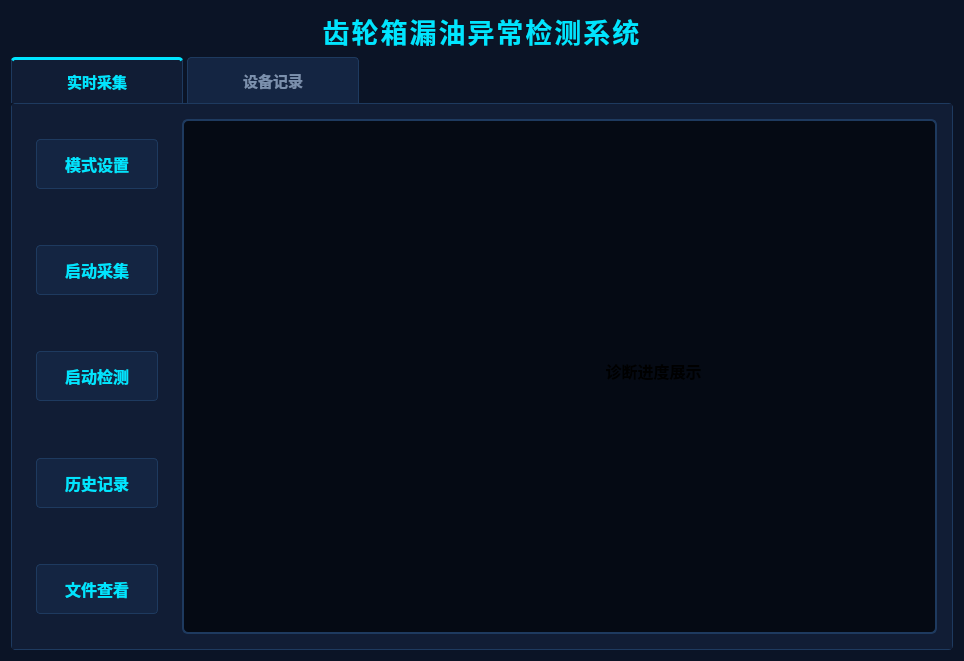
<?xml version="1.0" encoding="UTF-8"?>
<ui version="4.0">
 <class>D_window</class>
 <widget class="QDialog" name="D_window">
  <property name="geometry">
   <rect>
    <x>0</x>
    <y>0</y>
    <width>964</width>
    <height>661</height>
   </rect>
  </property>
  <property name="windowTitle">
   <string>Dialog</string>
  </property>
  <property name="styleSheet">
   <string notr="true">
/* ================= 全局基础样式 ================= */
QWidget#D_window { background-color: #0b1426; }

QLabel#label_title {
    color: #00e5ff;
    background-color: transparent;
    letter-spacing: 2px;
}

/* ================= 选项卡样式 ================= */
QTabWidget::pane {
    border: 1px solid #1e3a5f;
    background-color: #111d35;
    border-radius: 4px;
}

QTabBar::tab {
    background: #142542;
    color: #7b90ad;
    padding: 10px 25px;
    margin-right: 4px;
    border: 1px solid #1e3a5f;
    border-bottom: none;
    border-top-left-radius: 4px;
    border-top-right-radius: 4px;
    min-width: 120px;
    font-size: 11pt; /* 调整后的字体大小 */
    font-weight: bold;
}

QTabBar::tab:selected {
    background: #111d35;
    color: #00e5ff;
    border-top: 3px solid #00e5ff;
}

QTabBar::tab:hover:!selected {
    background: #1a3359;
    color: #ffffff;
}

QWidget#tab_realtime, QWidget#tab_records, QWidget#tab_diagnosis {
    background-color: #111d35;
}

/* ================= 左侧功能按钮样式 ================= */
QPushButton {
    background-color: #142542;
    color: #00e5ff;
    border: 1px solid #1e3a5f;
    border-radius: 4px;
    padding: 12px;
    font-family: &quot;Microsoft YaHei&quot;;
    font-size: 16px;
    font-weight: bold;
}

QPushButton:hover { background-color: #1a3359; border: 1px solid #00e5ff; }
QPushButton:pressed { background-color: #00e5ff; color: #0b1426; }

/* ================= 右侧显示大屏样式 (仅保留前两页的) ================= */
QFrame#frame_display_5, QFrame#frame_display_records {
    background-color: #050a14;
    border: 2px solid #1e3a5f;
    border-radius: 6px;
}

/* ================= 第三页：智能诊断专项样式 ================= */
/* 大圆盘底座 */
QFrame#frame_dial {
    background-color: #050a14;
    border: 4px solid #1e3a5f;
    border-radius: 80px; /* 宽度160的一半，形成完美的圆 */
}

/* 状态小显示屏 (窄矩形) */
QLabel#label_diag_status {
    background-color: #050a14;
    border: 2px solid #1e3a5f;
    border-radius: 4px;
    color: #3b5070; /* 暗暗的初始颜色 */
}
   </string>
  </property>
  <layout class="QVBoxLayout" name="verticalLayout">
   <item>
    <widget class="QLabel" name="label_title">
     <property name="font">
      <font>
       <family>华文仿宋</family>
       <pointsize>20</pointsize>
       <weight>75</weight>
       <italic>false</italic>
       <bold>true</bold>
      </font>
     </property>
     <property name="styleSheet">
      <string notr="true">font: bold 20pt &quot;华文仿宋&quot;;</string>
     </property>
     <property name="text">
      <string>齿轮箱漏油异常检测系统</string>
     </property>
     <property name="alignment">
      <set>Qt::AlignCenter</set>
     </property>
    </widget>
   </item>
   <item>
    <widget class="QTabWidget" name="D_window3">
     <property name="font">
      <font>
       <family>华文仿宋</family>
       <pointsize>12</pointsize>
       <weight>75</weight>
       <italic>false</italic>
       <bold>true</bold>
      </font>
     </property>
     <property name="styleSheet">
      <string notr="true">font: bold 12pt &quot;华文仿宋&quot;;</string>
     </property>
     <property name="currentIndex">
      <number>0</number>
     </property>
     <widget class="QWidget" name="tab_realtime">
      <attribute name="title">
       <string>实时采集</string>
      </attribute>
      <layout class="QHBoxLayout" name="horizontalLayout_realtime_5">
       <property name="spacing">
        <number>15</number>
       </property>
       <property name="leftMargin">
        <number>15</number>
       </property>
       <property name="topMargin">
        <number>15</number>
       </property>
       <property name="rightMargin">
        <number>15</number>
       </property>
       <property name="bottomMargin">
        <number>15</number>
       </property>
       <item>
        <widget class="QFrame" name="frame_buttons">
         <property name="minimumSize">
          <size>
           <width>140</width>
           <height>0</height>
          </size>
         </property>
         <property name="maximumSize">
          <size>
           <width>140</width>
           <height>16777215</height>
          </size>
         </property>
         <layout class="QVBoxLayout" name="verticalLayout_buttons_5">
          <property name="spacing">
           <number>20</number>
          </property>
          <property name="topMargin">
           <number>20</number>
          </property>
          <property name="bottomMargin">
           <number>20</number>
          </property>
          <item>
           <widget class="QPushButton" name="CJ_D1">
            <property name="styleSheet">
             <string notr="true">/* ========================================= */
/* 当按钮被选中时（高亮状态） */
/* ========================================= */
QPushButton:checked {
    background-color: #00e5ff; /* 亮青色底色 */
    color: #050a14;            /* 深色文字，对比更明显 */
    border: 2px solid #00e5ff; /* 边框也变成亮青色 */
    font-weight: bold;         /* 字体加粗 */
}</string>
            </property>
            <property name="text">
             <string>模式设置</string>
            </property>
            <property name="checkable">
             <bool>true</bool>
            </property>
            <property name="autoExclusive">
             <bool>true</bool>
            </property>
           </widget>
          </item>
          <item>
           <spacer name="verticalSpacer_17">
            <property name="orientation">
             <enum>Qt::Vertical</enum>
            </property>
            <property name="sizeHint" stdset="0">
             <size>
              <width>20</width>
              <height>40</height>
             </size>
            </property>
           </spacer>
          </item>
          <item>
           <widget class="QPushButton" name="CJ_D2">
            <property name="styleSheet">
             <string notr="true">QPushButton:checked {
    background-color: #00e5ff; 
    color: #050a14;            
    border: 2px solid #00e5ff; 
    font-weight: bold;         
}</string>
            </property>
            <property name="text">
             <string>启动采集</string>
            </property>
            <property name="checkable">
             <bool>true</bool>
            </property>
            <property name="autoExclusive">
             <bool>true</bool>
            </property>
           </widget>
          </item>
          <item>
           <spacer name="verticalSpacer_18">
            <property name="orientation">
             <enum>Qt::Vertical</enum>
            </property>
            <property name="sizeHint" stdset="0">
             <size>
              <width>20</width>
              <height>40</height>
             </size>
            </property>
           </spacer>
          </item>
          <item>
           <widget class="QPushButton" name="CJ_D5">
            <property name="styleSheet">
             <string notr="true">QPushButton:checked {
    background-color: #00e5ff; 
    color: #050a14;            
    border: 2px solid #00e5ff; 
    font-weight: bold;         
}</string>
            </property>
            <property name="text">
             <string>启动检测</string>
            </property>
            <property name="checkable">
             <bool>true</bool>
            </property>
            <property name="autoExclusive">
             <bool>true</bool>
            </property>
           </widget>
          </item>
          <item>
           <spacer name="verticalSpacer_19">
            <property name="orientation">
             <enum>Qt::Vertical</enum>
            </property>
            <property name="sizeHint" stdset="0">
             <size>
              <width>20</width>
              <height>40</height>
             </size>
            </property>
           </spacer>
          </item>
          <item>
           <widget class="QPushButton" name="CJ_D3">
            <property name="styleSheet">
             <string notr="true">QPushButton:checked {
    background-color: #00e5ff; 
    color: #050a14;            
    border: 2px solid #00e5ff; 
    font-weight: bold;         
}</string>
            </property>
            <property name="text">
             <string>历史记录</string>
            </property>
            <property name="checkable">
             <bool>true</bool>
            </property>
            <property name="autoExclusive">
             <bool>true</bool>
            </property>
           </widget>
          </item>
          <item>
           <spacer name="verticalSpacer_20">
            <property name="orientation">
             <enum>Qt::Vertical</enum>
            </property>
            <property name="sizeHint" stdset="0">
             <size>
              <width>20</width>
              <height>40</height>
             </size>
            </property>
           </spacer>
          </item>
          <item>
           <widget class="QPushButton" name="CJ_D4">
            <property name="styleSheet">
             <string notr="true">QPushButton:checked {
    background-color: #00e5ff; 
    color: #050a14;            
    border: 2px solid #00e5ff; 
    font-weight: bold;         
}</string>
            </property>
            <property name="text">
             <string>文件查看</string>
            </property>
            <property name="checkable">
             <bool>true</bool>
            </property>
            <property name="autoExclusive">
             <bool>true</bool>
            </property>
           </widget>
          </item>
         </layout>
        </widget>
       </item>
       <item>
        <widget class="QFrame" name="frame_display_5">
         <property name="frameShape">
          <enum>QFrame::StyledPanel</enum>
         </property>
         <layout class="QVBoxLayout" name="verticalLayout_display_5">
          <item>
           <widget class="QCustomPlot" name="SJ_screen" native="true">
            <widget class="QWidget" name="layoutWidget_5">
             <property name="geometry">
              <rect>
               <x>30</x>
               <y>160</y>
               <width>661</width>
               <height>162</height>
              </rect>
             </property>
             <layout class="QHBoxLayout" name="horizontalLayout_diag_top_7">
              <property name="spacing">
               <number>40</number>
              </property>
              <item>
               <widget class="QFrame" name="frame_dial_d">
                <property name="minimumSize">
                 <size>
                  <width>160</width>
                  <height>160</height>
                 </size>
                </property>
                <property name="maximumSize">
                 <size>
                  <width>160</width>
                  <height>160</height>
                 </size>
                </property>
               </widget>
              </item>
              <item>
               <widget class="QLabel" name="label_diag_status_d">
                <property name="minimumSize">
                 <size>
                  <width>280</width>
                  <height>60</height>
                 </size>
                </property>
                <property name="maximumSize">
                 <size>
                  <width>16777215</width>
                  <height>60</height>
                 </size>
                </property>
                <property name="font">
                 <font>
                  <family>华文仿宋</family>
                  <pointsize>12</pointsize>
                  <weight>75</weight>
                  <italic>false</italic>
                  <bold>true</bold>
                 </font>
                </property>
                <property name="text">
                 <string>诊断进度展示</string>
                </property>
                <property name="alignment">
                 <set>Qt::AlignCenter</set>
                </property>
               </widget>
              </item>
             </layout>
            </widget>
           </widget>
          </item>
         </layout>
        </widget>
       </item>
      </layout>
     </widget>
     <widget class="QWidget" name="tab_records">
      <attribute name="title">
       <string>设备记录</string>
      </attribute>
      <layout class="QHBoxLayout" name="horizontalLayout_records_5">
       <property name="spacing">
        <number>15</number>
       </property>
       <property name="leftMargin">
        <number>15</number>
       </property>
       <property name="topMargin">
        <number>15</number>
       </property>
       <property name="rightMargin">
        <number>15</number>
       </property>
       <property name="bottomMargin">
        <number>15</number>
       </property>
       <item>
        <widget class="QFrame" name="frame_buttons_records">
         <property name="minimumSize">
          <size>
           <width>140</width>
           <height>0</height>
          </size>
         </property>
         <property name="maximumSize">
          <size>
           <width>140</width>
           <height>16777215</height>
          </size>
         </property>
         <layout class="QVBoxLayout" name="verticalLayout_buttons_records_5">
          <property name="spacing">
           <number>20</number>
          </property>
          <property name="topMargin">
           <number>20</number>
          </property>
          <property name="bottomMargin">
           <number>20</number>
          </property>
          <item>
           <widget class="QPushButton" name="JL_D1">
            <property name="text">
             <string>模式设置</string>
            </property>
           </widget>
          </item>
          <item>
           <spacer>
            <property name="orientation">
             <enum>Qt::Vertical</enum>
            </property>
            <property name="sizeHint" stdset="0">
             <size>
              <width>0</width>
              <height>0</height>
             </size>
            </property>
           </spacer>
          </item>
          <item>
           <widget class="QPushButton" name="JL_D2">
            <property name="text">
             <string>启动存储</string>
            </property>
           </widget>
          </item>
          <item>
           <spacer>
            <property name="orientation">
             <enum>Qt::Vertical</enum>
            </property>
            <property name="sizeHint" stdset="0">
             <size>
              <width>0</width>
              <height>0</height>
             </size>
            </property>
           </spacer>
          </item>
          <item>
           <widget class="QPushButton" name="JL_D3">
            <property name="text">
             <string>文件查看</string>
            </property>
           </widget>
          </item>
          <item>
           <spacer>
            <property name="orientation">
             <enum>Qt::Vertical</enum>
            </property>
            <property name="sizeHint" stdset="0">
             <size>
              <width>0</width>
              <height>0</height>
             </size>
            </property>
           </spacer>
          </item>
          <item>
           <widget class="QPushButton" name="JL_D4">
            <property name="text">
             <string>文件删除</string>
            </property>
           </widget>
          </item>
          <item>
           <spacer>
            <property name="orientation">
             <enum>Qt::Vertical</enum>
            </property>
            <property name="sizeHint" stdset="0">
             <size>
              <width>0</width>
              <height>0</height>
             </size>
            </property>
           </spacer>
          </item>
          <item>
           <widget class="QPushButton" name="JL_D5">
            <property name="text">
             <string>文件上传</string>
            </property>
           </widget>
          </item>
         </layout>
        </widget>
       </item>
       <item>
        <widget class="QFrame" name="frame_display_records">
         <property name="frameShape">
          <enum>QFrame::StyledPanel</enum>
         </property>
         <layout class="QVBoxLayout" name="verticalLayout_display_records_5">
          <item>
           <widget class="QWidget" name="JL_screen" native="true"/>
          </item>
         </layout>
        </widget>
       </item>
      </layout>
     </widget>
    </widget>
   </item>
  </layout>
 </widget>
 <customwidgets>
  <customwidget>
   <class>QCustomPlot</class>
   <extends>QWidget</extends>
   <header>qcustomplot.h</header>
   <container>1</container>
  </customwidget>
 </customwidgets>
 <resources/>
 <connections/>
</ui>
